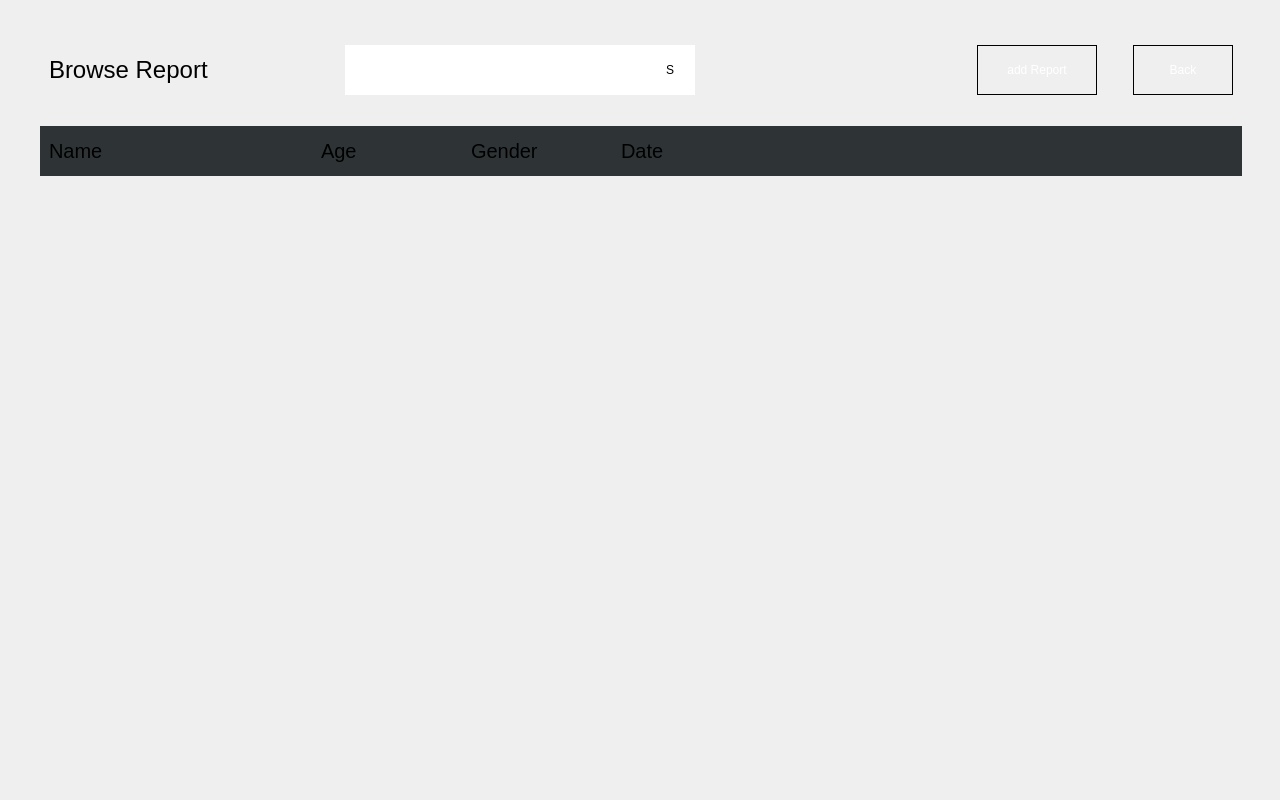
<?xml version="1.0" encoding="UTF-8"?>
<ui version="4.0">
 <class>BrowseReport</class>
 <widget class="QWidget" name="BrowseReport">
  <property name="enabled">
   <bool>true</bool>
  </property>
  <property name="geometry">
   <rect>
    <x>0</x>
    <y>0</y>
    <width>1280</width>
    <height>800</height>
   </rect>
  </property>
  <property name="windowTitle">
   <string>Form</string>
  </property>
  <property name="autoFillBackground">
   <bool>false</bool>
  </property>
  <property name="styleSheet">
   <string notr="true">border-image: url(:/tu/ALL-IN-ONE ICON/BKG.png);</string>
  </property>
  <widget class="QStackedWidget" name="stackedWidget">
   <property name="geometry">
    <rect>
     <x>0</x>
     <y>0</y>
     <width>1280</width>
     <height>800</height>
    </rect>
   </property>
   <property name="styleSheet">
    <string notr="true">QLabel {
	text-align: left;
}
</string>
   </property>
   <widget class="QWidget" name="page">
    <widget class="QWidget" name="widgetB" native="true">
     <property name="geometry">
      <rect>
       <x>40</x>
       <y>30</y>
       <width>1202</width>
       <height>751</height>
      </rect>
     </property>
     <property name="styleSheet">
      <string notr="true">border-image: none;
border:none;</string>
     </property>
     <layout class="QVBoxLayout" name="verticalLayout">
      <property name="sizeConstraint">
       <enum>QLayout::SetDefaultConstraint</enum>
      </property>
      <item>
       <widget class="QWidget" name="widget" native="true">
        <property name="minimumSize">
         <size>
          <width>0</width>
          <height>80</height>
         </size>
        </property>
        <property name="styleSheet">
         <string notr="true">border-image: none;
background-color: transparent;
border:none;</string>
        </property>
        <layout class="QHBoxLayout" name="horizontalLayout">
         <item alignment="Qt::AlignLeft">
          <widget class="QLabel" name="labelBrowseReport">
           <property name="minimumSize">
            <size>
             <width>250</width>
             <height>0</height>
            </size>
           </property>
           <property name="maximumSize">
            <size>
             <width>250</width>
             <height>16777215</height>
            </size>
           </property>
           <property name="font">
            <font>
             <pointsize>18</pointsize>
            </font>
           </property>
           <property name="styleSheet">
            <string notr="true">qproperty-alignment: 'AlignLeft';
qproperty-alignment: 'AlignVCenter';</string>
           </property>
           <property name="text">
            <string>Browse Report</string>
           </property>
          </widget>
         </item>
         <item>
          <spacer name="horizontalSpacer">
           <property name="orientation">
            <enum>Qt::Horizontal</enum>
           </property>
           <property name="sizeType">
            <enum>QSizePolicy::Fixed</enum>
           </property>
           <property name="sizeHint" stdset="0">
            <size>
             <width>40</width>
             <height>20</height>
            </size>
           </property>
          </spacer>
         </item>
         <item>
          <widget class="QWidget" name="widget_3" native="true">
           <property name="minimumSize">
            <size>
             <width>350</width>
             <height>50</height>
            </size>
           </property>
           <property name="maximumSize">
            <size>
             <width>350</width>
             <height>50</height>
            </size>
           </property>
           <widget class="showKeyBoardLineEdit" name="searchInput">
            <property name="geometry">
             <rect>
              <x>0</x>
              <y>0</y>
              <width>300</width>
              <height>50</height>
             </rect>
            </property>
            <property name="focusPolicy">
             <enum>Qt::ClickFocus</enum>
            </property>
            <property name="styleSheet">
             <string notr="true">background-color: rgb(255, 255, 255);
color: rgb(0, 0, 0);
border:none;</string>
            </property>
           </widget>
           <widget class="QPushButton" name="searchBtn">
            <property name="geometry">
             <rect>
              <x>300</x>
              <y>0</y>
              <width>50</width>
              <height>50</height>
             </rect>
            </property>
            <property name="focusPolicy">
             <enum>Qt::NoFocus</enum>
            </property>
            <property name="styleSheet">
             <string notr="true">color: rgb(0, 0, 0);
background-color: rgb(255, 255, 255);
border:none;</string>
            </property>
            <property name="text">
             <string>S</string>
            </property>
            <property name="flat">
             <bool>false</bool>
            </property>
           </widget>
          </widget>
         </item>
         <item>
          <spacer name="horizontalSpacer_2">
           <property name="orientation">
            <enum>Qt::Horizontal</enum>
           </property>
           <property name="sizeHint" stdset="0">
            <size>
             <width>40</width>
             <height>20</height>
            </size>
           </property>
          </spacer>
         </item>
         <item>
          <widget class="QPushButton" name="addReportBtn">
           <property name="minimumSize">
            <size>
             <width>120</width>
             <height>50</height>
            </size>
           </property>
           <property name="maximumSize">
            <size>
             <width>120</width>
             <height>50</height>
            </size>
           </property>
           <property name="focusPolicy">
            <enum>Qt::NoFocus</enum>
           </property>
           <property name="styleSheet">
            <string notr="true">color: white;
border:1px solid black;
border-image: url(:/tu/ALL-IN-ONE ICON/BKG_long_small.png);</string>
           </property>
           <property name="text">
            <string>add Report</string>
           </property>
           <property name="flat">
            <bool>false</bool>
           </property>
          </widget>
         </item>
         <item>
          <spacer name="horizontalSpacer_3">
           <property name="orientation">
            <enum>Qt::Horizontal</enum>
           </property>
           <property name="sizeType">
            <enum>QSizePolicy::Fixed</enum>
           </property>
           <property name="sizeHint" stdset="0">
            <size>
             <width>30</width>
             <height>20</height>
            </size>
           </property>
          </spacer>
         </item>
         <item>
          <widget class="QPushButton" name="backBtn">
           <property name="minimumSize">
            <size>
             <width>100</width>
             <height>50</height>
            </size>
           </property>
           <property name="maximumSize">
            <size>
             <width>100</width>
             <height>50</height>
            </size>
           </property>
           <property name="focusPolicy">
            <enum>Qt::NoFocus</enum>
           </property>
           <property name="styleSheet">
            <string notr="true">color: white;
border:1px solid black;
border-image: url(:/tu/ALL-IN-ONE ICON/BKG_long_small.png);</string>
           </property>
           <property name="text">
            <string>Back</string>
           </property>
          </widget>
         </item>
        </layout>
       </widget>
      </item>
      <item>
       <widget class="QWidget" name="widget_2" native="true">
        <property name="minimumSize">
         <size>
          <width>0</width>
          <height>50</height>
         </size>
        </property>
        <property name="maximumSize">
         <size>
          <width>16777215</width>
          <height>30</height>
         </size>
        </property>
        <property name="styleSheet">
         <string notr="true">background-color: rgb(46, 52, 54);
border-image: none;</string>
        </property>
        <layout class="QHBoxLayout" name="horizontalLayout_2">
         <property name="spacing">
          <number>0</number>
         </property>
         <item>
          <widget class="QLabel" name="labelName">
           <property name="minimumSize">
            <size>
             <width>272</width>
             <height>0</height>
            </size>
           </property>
           <property name="maximumSize">
            <size>
             <width>272</width>
             <height>30</height>
            </size>
           </property>
           <property name="font">
            <font>
             <pointsize>15</pointsize>
            </font>
           </property>
           <property name="styleSheet">
            <string notr="true">qproperty-alignment: 'AlignLeft';
qproperty-alignment: 'AlignVCenter';</string>
           </property>
           <property name="text">
            <string>Name</string>
           </property>
          </widget>
         </item>
         <item>
          <widget class="QLabel" name="labelAge">
           <property name="maximumSize">
            <size>
             <width>150</width>
             <height>30</height>
            </size>
           </property>
           <property name="font">
            <font>
             <pointsize>15</pointsize>
            </font>
           </property>
           <property name="styleSheet">
            <string notr="true">qproperty-alignment: 'AlignLeft';
qproperty-alignment: 'AlignVCenter';</string>
           </property>
           <property name="text">
            <string>Age</string>
           </property>
          </widget>
         </item>
         <item>
          <widget class="QLabel" name="labelGender">
           <property name="maximumSize">
            <size>
             <width>150</width>
             <height>30</height>
            </size>
           </property>
           <property name="font">
            <font>
             <pointsize>15</pointsize>
            </font>
           </property>
           <property name="styleSheet">
            <string notr="true">qproperty-alignment: 'AlignLeft';
qproperty-alignment: 'AlignVCenter';</string>
           </property>
           <property name="text">
            <string>Gender</string>
           </property>
          </widget>
         </item>
         <item>
          <widget class="QLabel" name="labelDate">
           <property name="maximumSize">
            <size>
             <width>16777215</width>
             <height>30</height>
            </size>
           </property>
           <property name="font">
            <font>
             <pointsize>15</pointsize>
            </font>
           </property>
           <property name="styleSheet">
            <string notr="true">qproperty-alignment: 'AlignLeft';
qproperty-alignment: 'AlignVCenter';</string>
           </property>
           <property name="text">
            <string>Date</string>
           </property>
          </widget>
         </item>
        </layout>
       </widget>
      </item>
      <item>
       <widget class="DraggableListWidget" name="listWidget">
        <property name="minimumSize">
         <size>
          <width>1200</width>
          <height>0</height>
         </size>
        </property>
        <property name="focusPolicy">
         <enum>Qt::NoFocus</enum>
        </property>
        <property name="styleSheet">
         <string notr="true">QListWidget {
	border:none;
	border-image:none;
	background-color: rgba(0, 0, 0, 0);
	margin-top:5px;
}

QWidget{
	border: none;
	border-image:none;
}

QScrollBar:vertical {
	background-color: transparent;
	border-image:none;
	border:none;
	border-radius:5px;
	width: 10px;
	margin-top:0px;
}

QScrollBar::handle:vertical {
	background-color: rgb(60,100,242);
	border-image:none;
	min-height: 20px;
	border-radius: 5px;
	border: none;
}

QScrollBar::handle:vertical:hover {
	/*background-color: rgba(222,83,66,255);*/
	border: none;
	border-image:none;
}

QScrollBar::add-line:vertical {
	border: none;
	border-image:none;
	background-color:transparent;
}

QScrollBar::sub-line:vertical {
	border: none;
	border-image:none;
	background-color:transparent;
}

QScrollBar::add-page:vertical {
	border-image:none;
	background-color: rgb(80, 80, 80);  /* 深灰色線條 */
	width: 2px;  /* 設置線條寬度 */
	margin-left: 4px;  /* 使線條居中 */
	margin-right: 4px;  /* 使線條居中 */
	margin-bottom:5px;
	border: none;
}

QScrollBar::sub-page:vertical{
	border-image:none;
	background-color: rgb(80, 80, 80);  /* 深灰色線條 */
	width: 2px;  /* 設置線條寬度 */
	margin-top:5px;
	margin-left: 4px;  /* 使線條居中 */
	margin-right: 4px;  /* 使線條居中 */
	border: none;
}</string>
        </property>
        <property name="verticalScrollBarPolicy">
         <enum>Qt::ScrollBarAlwaysOff</enum>
        </property>
        <property name="horizontalScrollBarPolicy">
         <enum>Qt::ScrollBarAlwaysOff</enum>
        </property>
        <property name="editTriggers">
         <set>QAbstractItemView::NoEditTriggers</set>
        </property>
        <property name="showDropIndicator" stdset="0">
         <bool>false</bool>
        </property>
        <property name="selectionMode">
         <enum>QAbstractItemView::NoSelection</enum>
        </property>
        <property name="selectionBehavior">
         <enum>QAbstractItemView::SelectItems</enum>
        </property>
        <property name="gridSize">
         <size>
          <width>1180</width>
          <height>80</height>
         </size>
        </property>
        <property name="batchSize">
         <number>100</number>
        </property>
        <property name="itemAlignment">
         <set>Qt::AlignLeading</set>
        </property>
       </widget>
      </item>
     </layout>
    </widget>
   </widget>
   <widget class="QWidget" name="page_2">
    <widget class="QLabel" name="label">
     <property name="geometry">
      <rect>
       <x>390</x>
       <y>150</y>
       <width>500</width>
       <height>500</height>
      </rect>
     </property>
     <property name="font">
      <font>
       <pointsize>32</pointsize>
      </font>
     </property>
     <property name="styleSheet">
      <string notr="true">background-color: transparent;
color: white;
border-image: none;</string>
     </property>
     <property name="text">
      <string>Fail to Connect Database</string>
     </property>
     <property name="alignment">
      <set>Qt::AlignCenter</set>
     </property>
    </widget>
    <widget class="QPushButton" name="backBtn_noDatabase">
     <property name="geometry">
      <rect>
       <x>1110</x>
       <y>710</y>
       <width>130</width>
       <height>50</height>
      </rect>
     </property>
     <property name="styleSheet">
      <string notr="true">background-color: white;
color: black;
border-image: none;</string>
     </property>
     <property name="text">
      <string>back</string>
     </property>
    </widget>
   </widget>
  </widget>
 </widget>
 <customwidgets>
  <customwidget>
   <class>showKeyBoardLineEdit</class>
   <extends>QLineEdit</extends>
   <header location="global">addReport.h</header>
  </customwidget>
  <customwidget>
   <class>DraggableListWidget</class>
   <extends>QListWidget</extends>
   <header>mykey.h</header>
  </customwidget>
 </customwidgets>
 <resources/>
 <connections/>
</ui>
